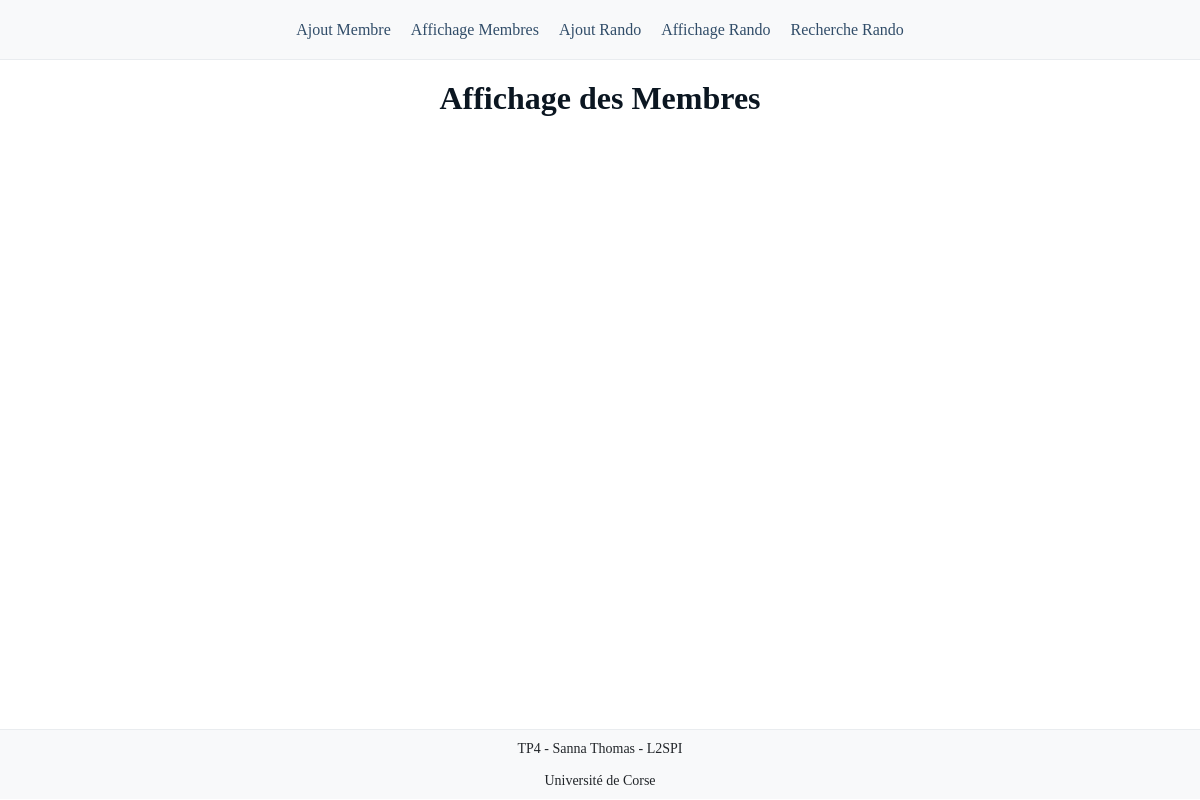
Before: /index.php?action=affichageMembre with the older database file.
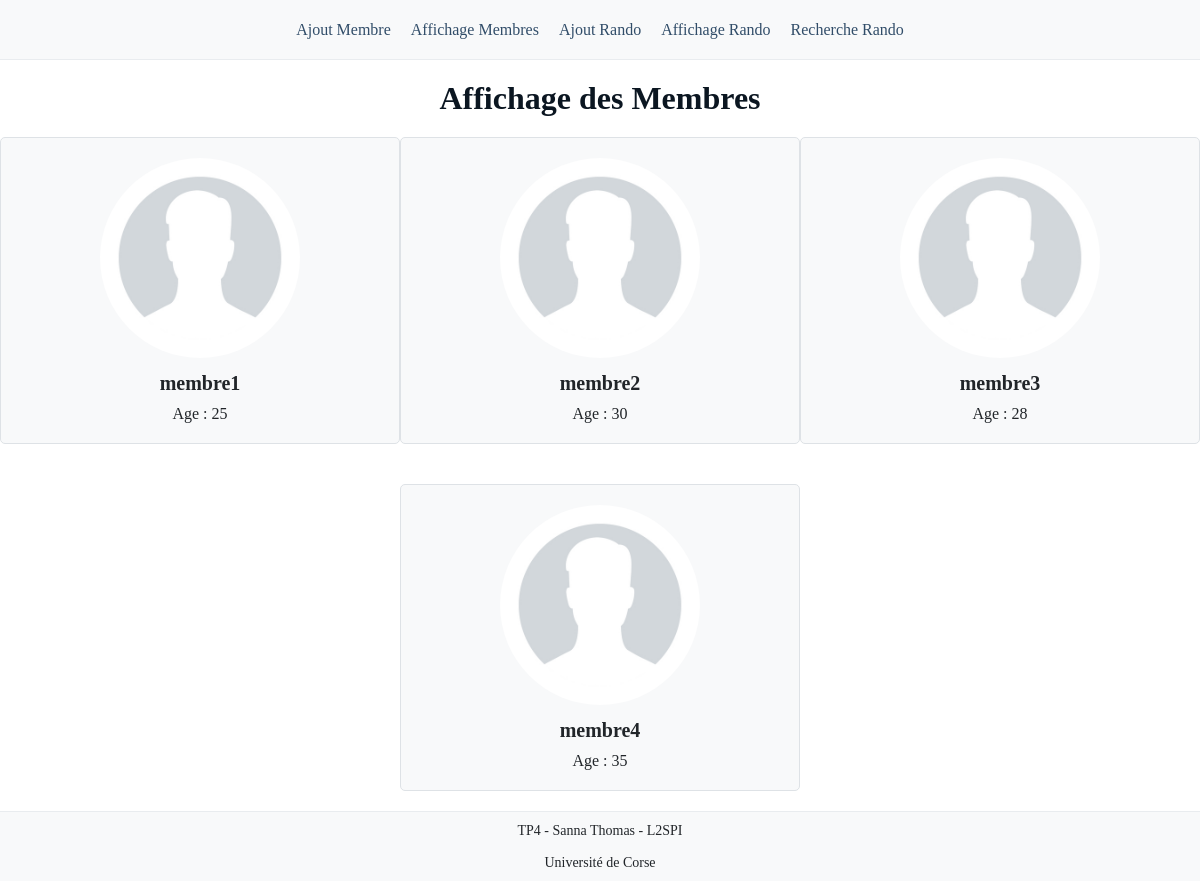
After: the same page with the newer database file.
### tables this page shows
CREATE TABLE `membre` (
  `pseudo` varchar(15) NOT NULL,
  `age` float DEFAULT NULL
);

### controllers/controller.php (called while the page is built, shortened)
<?php
require('models/model.php');
function affichageMembre(): void{
    $users = getAllMembre();
    $style = "public/css/affichageMembre.css";
    $title = "Affichage des Membres";
    require 'views/components/header.php';
    require 'views/affichageMembreView.php';
    require 'views/components/footer.php';
}
?>

### models/model.php (called while the page is built, shortened)
<?php
function getAllMembre(): array {
  $db = getDatabase();
  $query = $db->prepare('SELECT * FROM membre');
  $query->execute();
  return $query->fetchAll();
}
?>

### views/affichageMembreView.php (the view)
<?php
foreach($users as $user){
  $pseudo = $user['pseudo'];
  $age = $user['age'];
  echo "<a class='membre' href='index.php?action=membre&pseudo=$pseudo'>";
    echo "<img src='public/img/photo.jpg' alt='photo de profil de $pseudo' />";
    echo "<h2>$pseudo</h2>";
    echo "<p>Age : $age</p>";
  echo "</a>";
}
?>

### index.php (shortened to what this page needs)
<?php
require 'controllers/controller.php';
$routes = [
    'ajoutMembre' => 'ajoutMembre',
    'affichageMembre' => 'affichageMembre',
    'ajoutRando' => 'ajoutRando',
    'affichageRando' => 'affichageRando',
    'rechercheRando' => 'rechercheRando',
    'randonnee' => 'randonnee',
    'membre' => 'membre',
];
$action = $_GET['action'] ?? 'ajoutMembre';
try {
    if (isset($routes[$action])) {
        $fonct = $routes[$action];
        if (function_exists($fonct)) {
            $fonct();
        } else {
            throw new Exception("Action non valide");
        }
    } else {
        affichageMembre();
    }
} catch (Exception $e) {
    error(500, $e->getMessage());
}
?>

### views/components/header.php (shortened to what this page needs)
<!DOCTYPE html>
<html lang="en">
<head>
  <link rel="stylesheet" href="public/css/header.css">
  <link rel="stylesheet" href="public/css/footer.css">
  <link rel="stylesheet" href=<?php echo $style;?>>
</head>
<body>
<header>
  <nav>
    <ul>
      <li><a href="index.php?action=ajoutMembre">Ajout Membre</a></li>
      <li><a href="index.php?action=affichageMembre">Affichage Membres</a></li>
      <li><a href="index.php?action=ajoutRando">Ajout Rando</a></li>
      <li><a href="index.php?action=affichageRando">Affichage Rando</a></li>
      <li><a href="index.php?action=rechercheRando">Recherche Rando</a></li>
    </ul>
  </nav>
</header>
<h1 class="titre">
  <?php echo $title; ?>
</h1>
<main>

### views/components/footer.php
</main>
<footer>
  <div>TP4 - Sanna Thomas - L2SPI</div>
  <div>Université de Corse</div>
</footer>
</body>
</html>

### public/css/header.css (style rules this page uses)
* { padding: 0; margin: 0; box-sizing: border-box; }
header { display: flex; justify-content: center; align-items: center; background-color: #f8f9fa; text-align: center; height: 60px; margin-bottom: 20px; font-size: 16px; border-bottom: 1px solid #e9ecef; }
nav ul { display: flex; justify-content: space-evenly; align-items: center; list-style-type: none; padding: 0; }
nav ul li { display: inline; margin: 0 10px; }
nav ul li a { color: #314d69; text-decoration: none; }
.titre { text-align: center; color: #0b1621; }
main { min-height: calc(100vh - 188px); }

### public/css/footer.css (style rules this page uses)
footer { display: flex; flex-direction: column; justify-content: center; align-items: center; background-color: #f8f9fa; color: #212529; height: 70px; width: 100%; font-size: 14px; border-top: 1px solid #e9ecef; }
footer div { margin: 8px; }

### public/css/affichageMembre.css (style rules this page uses)
main { display: flex; flex-wrap: wrap; width: 100%; justify-content: center; align-items: center; height: 100%; }
.membre { display: block; width: 400px; margin: 20px auto; padding: 20px; text-align: center; text-decoration: none; background-color: #f8f9fa; color: #212529; border: 1px solid #dee2e6; border-radius: 5px; }
.membre img { border-radius: 50%; height: 200px; width: 200px; }
.membre h2 { font-size: 20px; margin: 10px 0; }
.membre p { font-size: 16px; }

Changed rows visible on the page:
added membre: pseudo "membre1", age "25"
added membre: pseudo "membre2", age "30"
added membre: pseudo "membre3", age "28"
added membre: pseudo "membre4", age "35"
